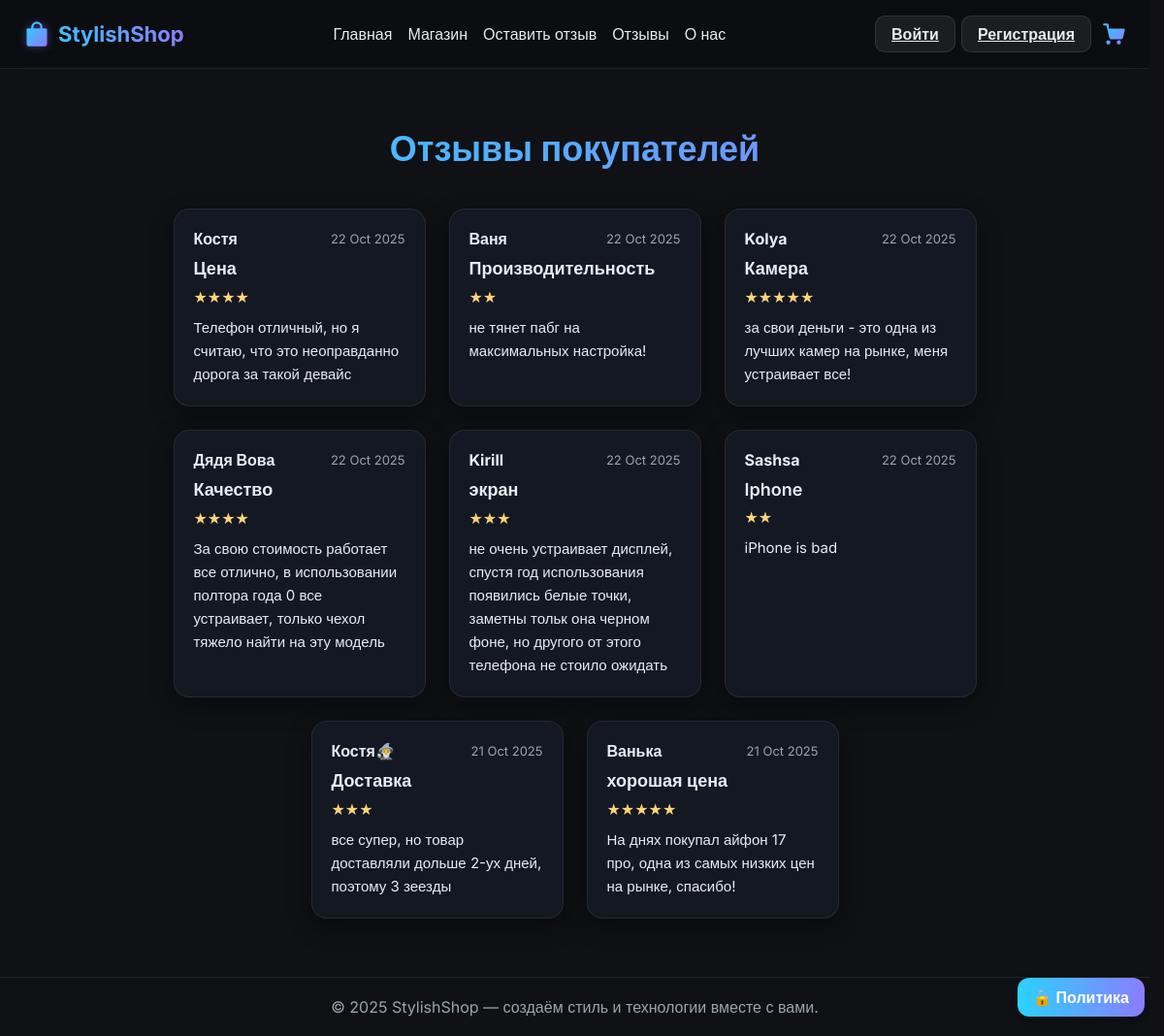
The app's page /reviews/ with its own data.
### main/models.py (models this page shows, shortened)
class Rewiew(models.Model):
    product = models.ForeignKey(
        'Product',
        on_delete=models.CASCADE,
        related_name='reviews',
        null=True,
        blank=True
    )
    name = models.CharField(max_length=50, default='Anonymous', verbose_name='Имя пользователя')
    title = models.CharField(max_length=50, verbose_name='Заголовок')
    about = models.TextField(max_length=500, verbose_name='Отзыв')
    rating = models.PositiveIntegerField(
        default=5,
        validators=[MinValueValidator(1), MaxValueValidator(5)],
        verbose_name='Оценка'
    )
    created_at = models.DateTimeField(auto_now_add=True, verbose_name='Дата создания')
    is_site_review = models.BooleanField(default=False)
    class Meta:
        verbose_name = 'Отзыв'
        verbose_name_plural = 'Отзывы'
        ordering = ['-created_at']

### main/views.py (the view)
# urls.py: path('reviews/', views.rewiews, name='reviews'),
def rewiews(request):
    reviews = Rewiew.objects.all().order_by('-created_at')
    return render(request, 'main/reviews.html', {'reviews': reviews})

### main/templatetags/custom_filters.py (called while the page is built)
@register.filter
def times(value, symbol='★'):
    try:
        return symbol * int(value)
    except (ValueError, TypeError):
        return ''

### main/templates/main/reviews.html (shortened to what this page needs)
{% extends 'main/base.html' %}
{% load static %}
{% load custom_filters %}
{% block content %}
<main class="container">
  <h1>Отзывы покупателей</h1>
  <div class="review-list">
    {% for review in reviews %}
      <div class="review-card">
        <div class="review-header">
          <div class="review-author">{{ review.name }}</div>
          <div class="review-date">{{ review.created_at|date:"d M Y" }}</div>
        </div>
        <div class="review-title">{{ review.title }}</div>
        <div class="review-rating">{{ review.rating|times:"★" }}</div>
        <div class="review-text">{{ review.about }}</div>
      </div>
    {% empty %}
      <p style="text-align:center; color:var(--muted); font-size:16px;">Пока нет отзывов — будьте первым!</p>
    {% endfor %}
  </div>
</main>
{% endblock %}

### main/templates/main/reviews.html (style rules this page uses)
.container { max-width: 1100px; margin: 60px auto; padding: 0 20px; }
h1 { font-size: 36px; text-align: center; margin-bottom: 40px; background: var(--accent); -webkit-background-clip: text; -webkit-text-fill-color: transparent; }
.review-list { display: flex; flex-wrap: wrap; justify-content: center; gap: 24px; }
.review-card { background: var(--card); border: 1px solid var(--line); border-radius: var(--radius); padding: 20px; box-shadow: var(--shadow); flex: 1 1 250px; max-width: 260px; transition: transform .2s ease, box-shadow .2s ease; }
.review-header { display: flex; justify-content: space-between; align-items: center; margin-bottom: 10px; }
.review-author { font-weight: 700; font-size: 16px; }
.review-date { font-size: 13px; color: var(--muted); }
.review-title { font-size: 18px; font-weight: 600; margin-bottom: 8px; }
.review-rating { color: #ffd479; margin-bottom: 10px; }
.review-text { font-size: 15px; color: var(--text); line-height: 1.6; }

### records on screen
Rewiew: name "Костя", created_at "22 Oct 2025", title "Цена", rating "★★★★", about "Телефон отличный, но я считаю, что это неоправданно дорога за такой девайс"
Rewiew: name "Ваня", created_at "22 Oct 2025", title "Производительность", rating "★★", about "не тянет пабг на максимальных настройка!"
Rewiew: name "Kolya", created_at "22 Oct 2025", title "Камера", rating "★★★★★", about "за свои деньги - это одна из лучших камер на рынке, меня устраивает все!"
Rewiew: name "Дядя Вова", created_at "22 Oct 2025", title "Качество", rating "★★★★", about "За свою стоимость работает все отлично, в использовании полтора года 0 все устраивает, только чехол тяжело найти на эту модель"
Rewiew: name "Kirill", created_at "22 Oct 2025", title "экран", rating "★★★", about "не очень устраивает дисплей, спустя год использования появились белые точки, заметны тольк она черном фоне, но другого от этого телефона не стоило ожидать"
Rewiew: name "Sashsa", created_at "22 Oct 2025", title "Iphone", rating "★★", about "iPhone is bad"
Rewiew: name "Костя🧙‍♂️", created_at "21 Oct 2025", title "Доставка", rating "★★★", about "все супер, но товар доставляли дольше 2-ух дней, поэтому 3 зеезды"
Rewiew: name "Ванька", created_at "21 Oct 2025", title "хорошая цена", rating "★★★★★", about "На днях покупал айфон 17 про, одна из самых низких цен на рынке, спасибо!"
